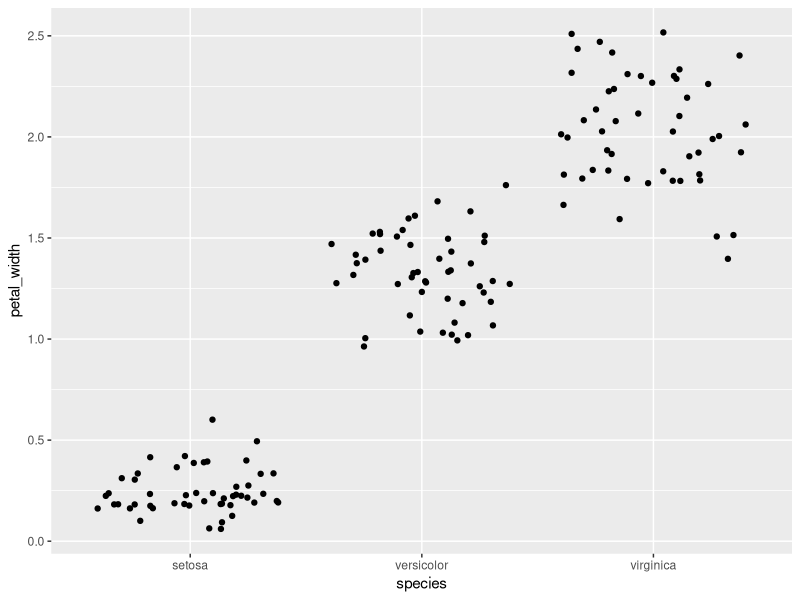
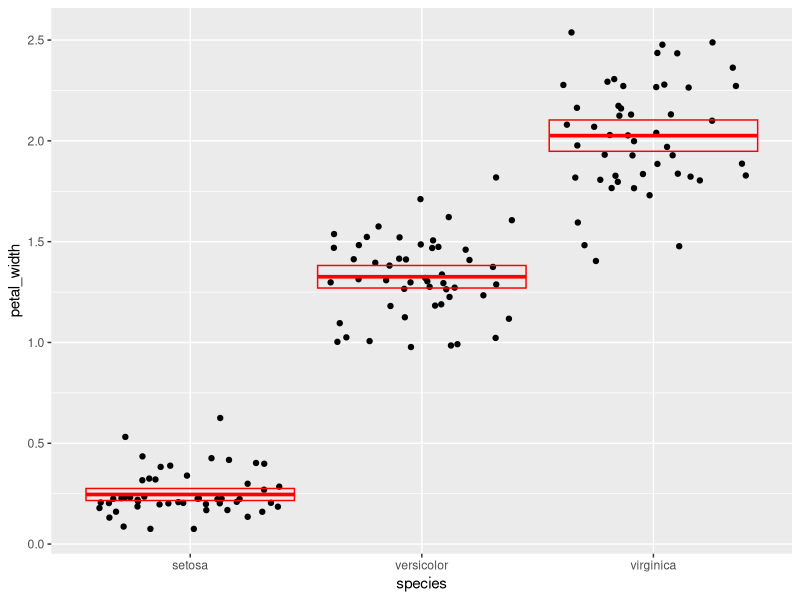
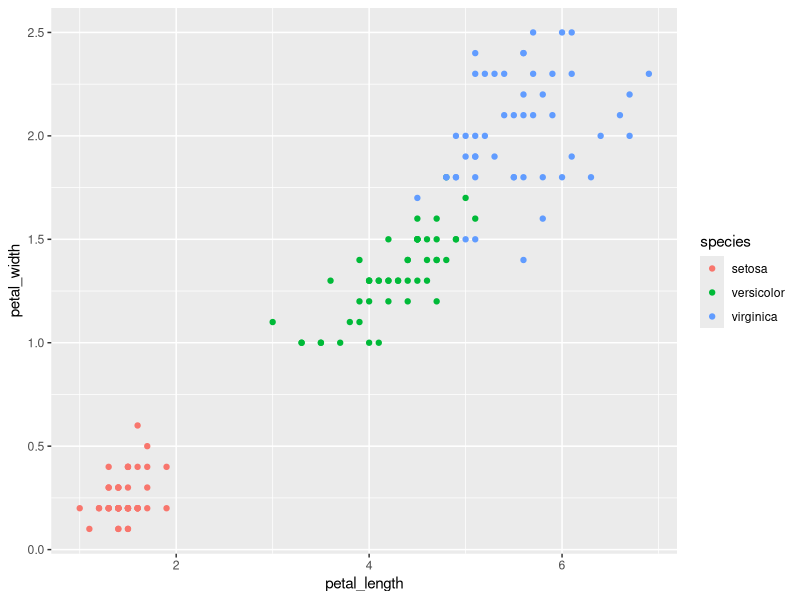

These figures' R source, in order: (Note: this script raises an error after producing the figures.)
## ---- chunk 1
library(tidyverse)
## ---- chunk 2
Q1<-rename(iris,sepal_length=Sepal.Length,sepal_width=Sepal.Width,petal_length=Petal.Length,petal_width=Petal.Width,species=Species)
Q1
## ---- chunk 3
Q2<-select(Q1, sepal_length, sepal_width, petal_length, petal_width)
Q2
mutate(Q1, Q2 = Q2 * 10)
## ---- chunk 4
Q3 <-mutate(Q1, sepal_area=sepal_length*sepal_width,petal_area=petal_length*petal_width)
Q3
Q3.5 <-select(Q3,sepal_area,petal_area)
Q3.5

## ---- chunk 5
summarize(
  Q2,
  sampl_size = n(),
  max = max(sepal_length),
  min = min(sepal_length),
  range = range(sepal_length),
  median = median(sepal_length),
  q1 = quantile(sepal_length, probs = 0.25),
  q2 = quantile(sepal_length, probs = 0.75),
  IQR = IQR(sepal_length)
)
## ---- chunk 6
Q5 <- group_by(Q1, species)

iris_sum <- summarize(
  Q5,
  mean = mean(petal_width),
  sampl_size = n(),
  sd = sd(petal_width),
  var = var(petal_width),
  sem = sd / sqrt(sampl_size), 
  ci_upper = mean + 2 * sem,
  ci_lower = mean - 2 * sem)
iris_sum
## ---- chunk 7
ggplot(data = Q1) + 
  geom_jitter(mapping = aes(x = species, y = petal_width))
## ---- chunk 8
ggplot(data = Q1) +
  geom_jitter(mapping = aes(x = species, y = petal_width)) +
  geom_crossbar(
    data = iris_sum,
    mapping = aes(
      x = species,
      y = mean,
      ymax = ci_upper,
      ymin = ci_lower),
    color = "red"
  )
## ---- chunk 9
ggplot(data = Q1) +
  geom_point(mapping = aes(x = petal_length, y = petal_width, color = species))
## ---- chunk 10
sessioninfo::session_info()
